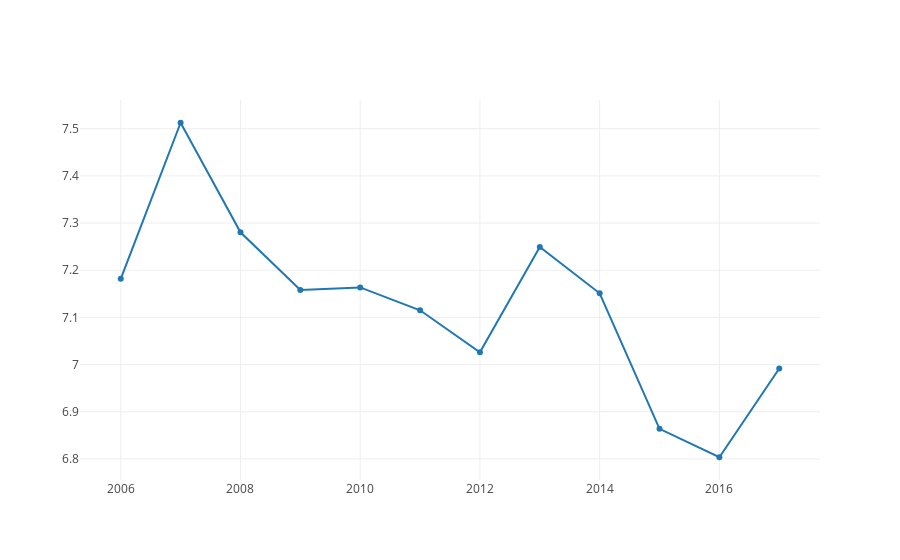

Source (notebook cell):
### Code cell
# Create a trace
trace = go.Scatter(
    x = US_Data['year'],
    y = US_Data['Life Ladder'])
data = [trace]
iplot(data)

### Figure 1 — Plotly figure (JSON) as saved in the notebook; plotly's stock layout.template omitted (floating-point values rounded to 4 significant figures)
{"data": [{"type": "scatter", "uid": "069d4ca9-9365-47c4-bd38-b0f49816a0c5", "x": [2006, 2007, 2008, 2009, 2010, 2011, 2012, 2013, 2014, 2015, 2016, 2017], "y": [7.182, 7.513, 7.28, 7.158, 7.164, 7.115, 7.026, 7.249, 7.151, 6.864, 6.804, 6.992]}], "layout": {}}
